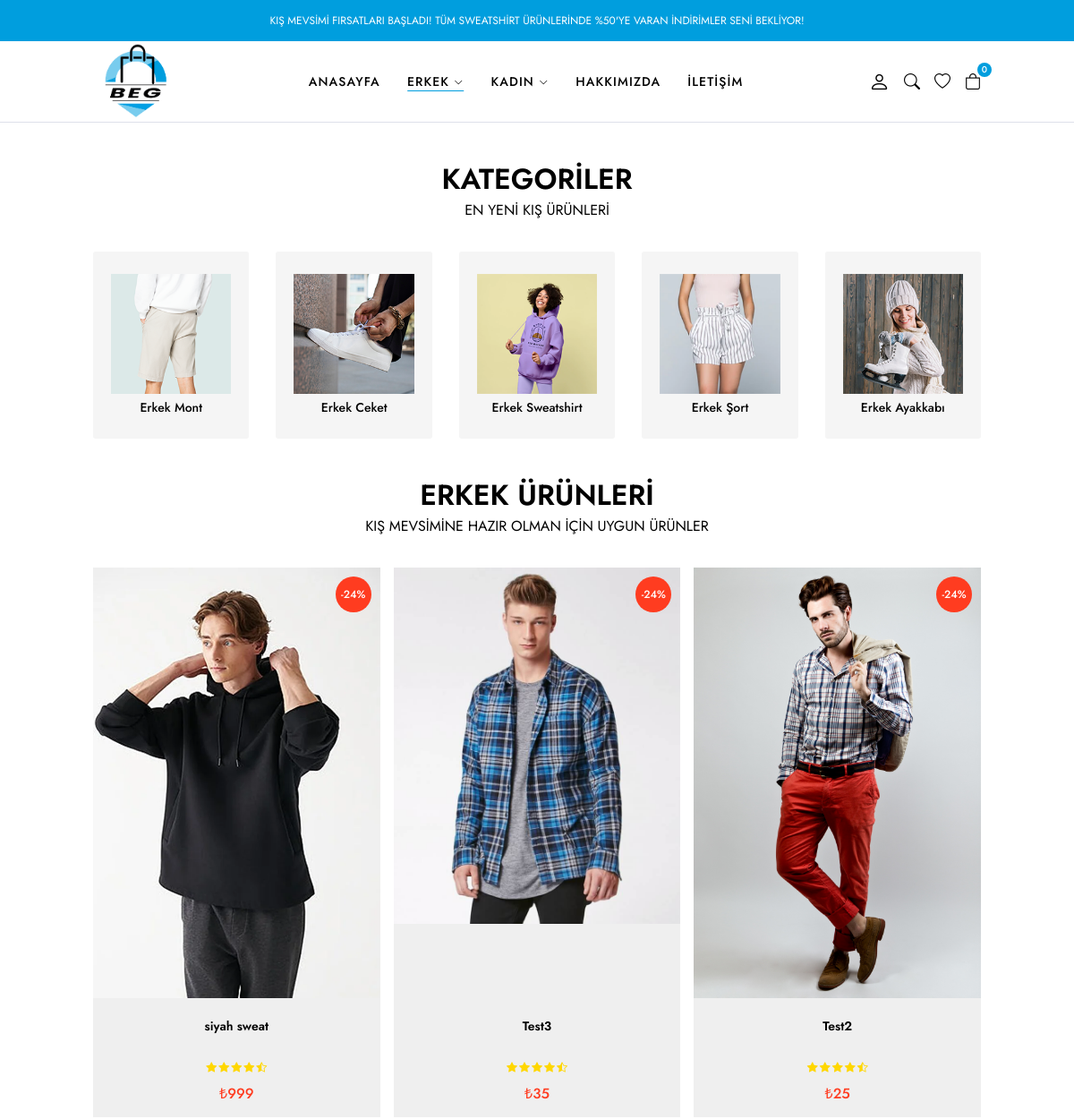
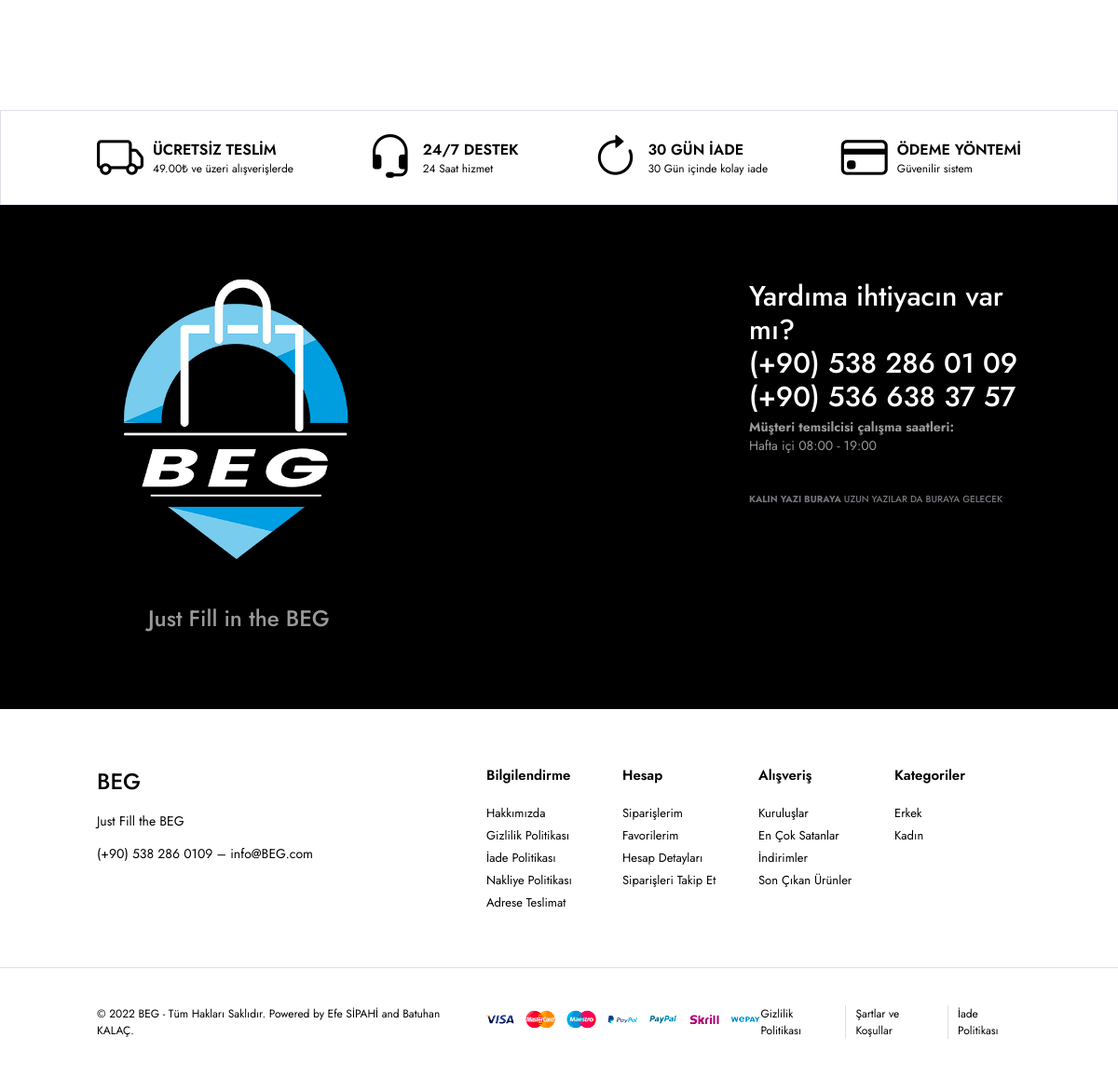
The app's page /PROJE/erkek.php with its own data (2 pictures, top to bottom).
### tables this page shows
CREATE TABLE IF NOT EXISTS `urunler` (
  `id` int NOT NULL AUTO_INCREMENT,
  `urunid` int DEFAULT NULL,
  `baslik` varchar(250) NOT NULL,
  `kategori` int NOT NULL,
  `aciklama` text NOT NULL,
  `fiyat` text NOT NULL,
  `renk` text NOT NULL,
  `beden` text NOT NULL,
  `eklenmetarihi` timestamp NOT NULL DEFAULT CURRENT_TIMESTAMP,
  PRIMARY KEY (`id`) USING BTREE
);

CREATE TABLE IF NOT EXISTS `urunresimler` (
  `resimid` int NOT NULL AUTO_INCREMENT,
  `urun_id` varchar(250) NOT NULL,
  `resim` varchar(250) NOT NULL,
  PRIMARY KEY (`resimid`) USING BTREE
);

### PROJE/erkek.php (the view, shortened to what this page needs)
<?php
include 'yonetim/baglanti.php';
?>
<!DOCTYPE html>
<html lang="tr">
  <head>
    <link rel="stylesheet" href="https://cdnjs.cloudflare.com/ajax/libs/Glide.js/3.6.0/css/glide.core.min.css">
    <link
      rel="stylesheet"
      href="https://cdn.jsdelivr.net/npm/bootstrap-icons@1.9.1/font/bootstrap-icons.css"
    />
    <link rel="stylesheet" href="css/main.css" />
  </head>
  <body>
    <header>
      <div class="reklam">
        <div class="container">
          <p>
            KIŞ MEVSİMİ FIRSATLARI BAŞLADI! TÜM SWEATSHİRT ÜRÜNLERİNDE %50'YE
            VARAN İNDİRİMLER SENİ BEKLİYOR!
          </p>
        </div>
      </div>
      <div class="header-row">
        <div class="container">
          <div class="header-wrapper">
            <div class="header-sol">
              <a href="index.php" class="logo">
                <img src="img/beglogoust.png" style="width:100px; height:100px; margin-top:7px;">
              </a>
            </div>
            <div class="header-orta" id="sidebar">
              <nav class="navigation">
                <ul class="menu-list">
                  <li class="menu-list-item">
                    <a href="index.php" class="menu-link">ANASAYFA</a>
                  </li>
                  <li class="menu-list-item">
                    <a href="erkek.php" class="menu-link active"
                      >ERKEK <i class="bi bi-chevron-down"></i
                    ></a>
                  </li>
                  <li class="menu-list-item">
                    <a href="kadin.php" class="menu-link"
                      >KADIN <i class="bi bi-chevron-down"></i
                    ></a>
                  </li>
                  <li class="menu-list-item">
                  <a href="hakkimizda.php" class="menu-link">HAKKIMIZDA</a>
                  </li>
                  <li class="menu-list-item">
                    <a href="iletisim.php" class="menu-link">İLETİŞİM </a>
                  </li>
                </ul>
              </nav>
            </div>
            <div class="header-sag">
              <div class="header-sag-butonlar">
                <a href="login.php" class="header-account">
                  <i class="bi bi-person"></i>
                </a>
                <button class="search-button">
                  <i class="bi bi-search"></i>
                </button>
                <a href="#">
                  <i class="bi bi-heart"></i>
                </a>
                <div class="header-cart">
                  <a href="sepet.html" class="header-cart-link">
                    <i class="bi bi-bag"></i>
                    <span class="header-cart-count">0</span>
                  </a>
                </div>
              </div>
            </div>
          </div>
        </div>
      </div>
    </header>
    <section class="categories">
      <div class="container">
        <div class="section-title">
          <h2>KATEGORİLER</h2>
          <p>EN YENİ KIŞ ÜRÜNLERİ</p>
        </div>
        <ul class="category-list">
          <li class="category-item">
            <a href="#">
              <img
                src="img/categories/erkeksort.png"
                class="category-image"
                alt=""
              />
              <span class="category-title">Erkek Mont</span>
            </a>
          </li>
          <li class="category-item">
            <a href="#">
              <img
                src="img/categories/erkekayakkabi.png"
                class="category-image"
                alt=""
              />
              <span class="category-title">Erkek Ceket</span>
            </a>
          </li>
          <li class="category-item">
            <a href="#">
              <img
                src="img/categories/kadinsweat.png"
                class="category-image"
                alt=""
              />
              <span class="category-title">Erkek Sweatshirt</span>
            </a>
          </li>
          <li class="category-item">
            <a href="#">
              <img
                src="img/categories/kadinsort.png"
                class="category-image"
                alt=""
              />
              <span class="category-title">Erkek Şort</span>
            </a>
          </li>
          <li class="category-item">
            <a href="#">
              <img
                src="img/categories/kadinayakkabi.png"
                class="category-image"
                alt=""
              />
              <span class="category-title">Erkek Ayakkabı</span>
            </a>
          </li>
        </ul>
      </div>
    </section>
    <section class="products">
        <div class="container">
          <div class="section-title">
            <h2>ERKEK ÜRÜNLERİ</h2>
            <p>KIŞ MEVSİMİNE HAZIR OLMAN İÇİN UYGUN ÜRÜNLER</p>
          </div>
          <div class="products-wrapper">
            <ul class="product-list">
              <?php
              $urunsor=$db->prepare("SELECT * FROM urunler ORDER BY id DESC LIMIT 100");
              $urunsor->execute();
              while ($uruncek=$urunsor->fetch(PDO::FETCH_ASSOC)) { ?>
              <?php
              $urun_id=$uruncek['urunid'];
              $urunfotosor=$db->prepare("SELECT * FROM urunresimler INNER JOIN urunler ON urunresimler.urun_id = urunler.urunid WHERE kategori=1 AND urun_id=:id LIMIT 2");
              $urunfotosor->execute(array(
              'id'=>$urun_id
              ));
              $row=$urunfotosor->fetch(PDO::FETCH_ASSOC);
              if($row>0) {
              ?>
              <li class="product-item">
                <div class="product-image">
                  <a href="detay.php?id=<?php echo $row["id"]; ?>">
                    <?php
                    echo "<img src=yonetim/resimler/".$row["resim"]." class='img1'>
                    <img src=yonetim/resimler/".$row["resim"]." class='img2'>";
              ?>
                  </a>
                </div>
                <div class="product-info">
                  <a href="detay.php?id=<?php echo $row["id"]; ?>" class="product-title"><?php echo $row["baslik"]; ?></a>
                  <ul class="product-star">
                    <li>
                      <i class="bi bi-star-fill"></i>
                    </li>
                    <li>
                      <i class="bi bi-star-fill"></i>
                    </li>
                    <li>
                      <i class="bi bi-star-fill"></i>
                    </li>
                    <li>
                      <i class="bi bi-star-fill"></i>
                    </li>
                    <li>
                      <i class="bi bi-star-half"></i>
                    </li>
                  </ul>
                  <div class="product-prices">
                    <strong class="yeni-fiyat">₺<?php echo $row["fiyat"]; ?></strong>
                  </div>
                  <span class="product-discount">-24%</span>
                </div>
              </li>
              <?php }
            else{
              echo "";
            } } ?>
            </ul>
          </div>
        </div>
      </section>
    <section class="policy">
        <div class="container">
            <ul class="policy-list">
                <li class="policy-item">
                    <i class="bi bi-truck"></i>
                    <div class="policy-text">
                        <strong>ÜCRETSİZ TESLİM</strong>
                        <span>49.00₺ ve üzeri alışverişlerde</span>
                    </div>
                </li>
                <li class="policy-item">
                    <i class="bi bi-headset"></i>
                    <div class="policy-text">
                        <strong>24/7 DESTEK</strong>
                        <span>24 Saat hizmet</span>
                    </div>
                </li>
                <li class="policy-item">
                    <i class="bi bi-arrow-clockwise"></i>
                    <div class="policy-text">
                        <strong>30 GÜN İADE</strong>
                        <span>30 Gün içinde kolay iade</span>
                    </div>
                </li>
                <li class="policy-item">
                    <i class="bi bi-credit-card"></i>
                    <div class="policy-text">
                        <strong>ÖDEME YÖNTEMİ</strong>
                        <span>Güvenilir sistem</span>
                    </div>
                </li>
            </ul>
        </div>
    </section>
<footer class="footer">
    <div class="left-row">
        <div class="container">
            <div class="footer-row-wrapper">
                <div class="footer-left-wrapper">
                    <div class="footer-left">
                        <div class="footer-left-top">
                          <img src="img/beglogoalt.png" alt="Batuhan Efe Group" >
                        </div>
                    </div>
                    <div class="footer-left-bottom">
                      <p class="left-desc">Just Fill in the BEG</p>
                    </div>
                </div>
                <div class="footer-contact-wrapper">
                    <div class="footer-contact-top">
                        <h3 class="contact-title">
                            Yardıma ihtiyacın var mı? <br>
                            (+90) 538 286 01 09 <br>
                            (+90) 536 638 37 57
                        </h3>
                        <p class="contact-desc">
                            <strong>Müşteri temsilcisi çalışma saatleri:</strong>
                             <br>
                            Hafta içi 08:00 - 19:00
                        </p>
                    </div>
                    <div class="footer-contact-bottom">
                        <p class="privacy-text">
                            <strong>KALIN YAZI BURAYA</strong> UZUN YAZILAR DA BURAYA GELECEK
                        </p>
                    </div>
                </div>
            </div>
        </div>
    </div>
    <div class="widgets-row">
        <div class="container">
            <div class="footer-widgets">
              <div class="brand-info">
                <div class="footer-logo">
                  <a href="index.html" class="logo">BEG</a>
                </div>
                <div class="footer-desc">
                  <p> Just Fill the BEG</p>
                </div>
                <div class="footer-contact">
                  <p>
                    <a href="tel:555 555 55 55">(+90) 538 286 0109</a> – <a
                      href="mailto:info@BEG.com">info@BEG.com</a>
                  </p>
                </div>
              </div>
              <div class="widget-nav-menu">
                <h4>Bilgilendirme</h4>
                <ul class="menu-list">
                  <li>
                    <a href="#">Hakkımızda</a>
                  </li>
                  <li>
                    <a href="#">Gizlilik Politikası</a>
                  </li>
                  <li>
                    <a href="#">İade Politikası</a>
                  </li>
                  <li>
                    <a href="#">Nakliye Politikası</a>
                  </li>
                  <li>
                    <a href="#">Adrese Teslimat</a>
                  </li>
                </ul>
              </div>
              <div class="widget-nav-menu">
                <h4>Hesap</h4>
                <ul class="menu-list">
                  <li>
                    <a href="#">Siparişlerim</a>
                  </li>
                  <li>
                    <a href="#">Favorilerim</a>
                  </li>
                  <li>
                    <a href="#">Hesap Detayları</a>
                  </li>
                  <li>
                    <a href="#">Siparişleri Takip Et</a>
                  </li>
                </ul>
              </div>
              <div class="widget-nav-menu">
                <h4>Alışveriş</h4>
                <ul class="menu-list">
                  <li>
                    <a href="#">Kuruluşlar</a>
                  </li>
                  <li>
                    <a href="#">En Çok Satanlar</a>
                  </li>
                  <li>
                    <a href="#">İndirimler</a>
                  </li>
                  <li>
                    <a href="#">Son Çıkan Ürünler</a>
                  </li>
                </ul>
              </div>
              <div class="widget-nav-menu">
                <h4>Kategoriler</h4>
                <ul class="menu-list">
                  <li>
                    <a href="erkek.html">Erkek</a>
                  </li>
                  <li>
                    <a href="kadin.html">Kadın</a>
                  </li>
                </ul>
              </div>
            </div>
          </div>
    </div>
    <div class="copyright-row">
        <div class="container">
            <div class="footer-copyright">
              <div class="site-copyright">
                <p>
                    © 2022 BEG - Tüm Hakları Saklıdır. Powered by Efe SİPAHİ and Batuhan KALAÇ.
                </p>
              </div>
              <a href="#">
                <img src="img/markalar/cards.png" alt="">
              </a>
              <div class="footer-menu">
                <ul class="footer-menu-list">
                  <li class="list-item">
                    <a href="#">Gizlilik Politikası</a>
                  </li>
                  <li class="list-item">
                    <a href="#">Şartlar ve Koşullar</a>
                  </li>
                  <li class="list-item">
                    <a href="#">İade Politikası</a>
                  </li>
                </ul>
              </div>
            </div>
          </div>
    </div>
</footer>
  </body>
</html>

### records on screen
urunler: urunresimler.resim (picture), baslik "siyah sweat", fiyat "999"
urunler: urunresimler.resim (picture), baslik "Test3", fiyat "35"
urunler: urunresimler.resim (picture), baslik "Test2", fiyat "25"
